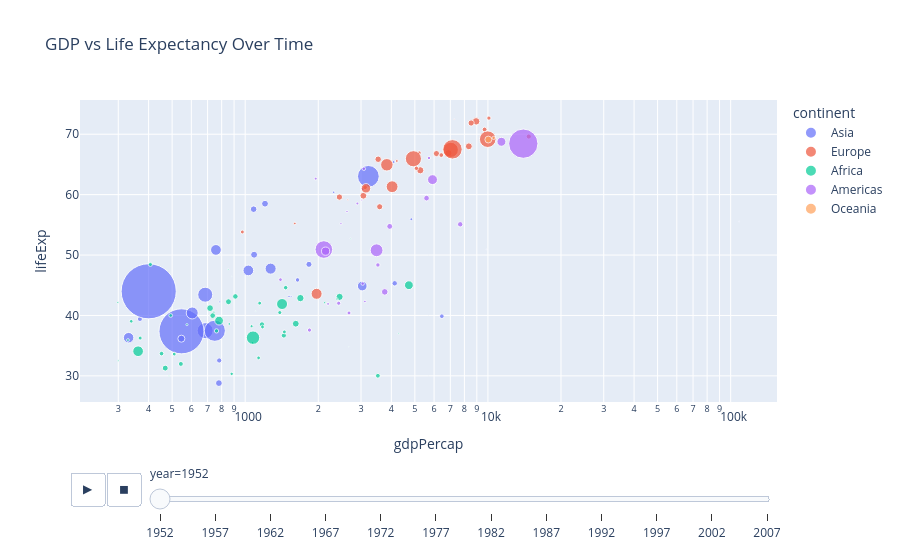

The notebook cell this image was saved under:
### Markdown cell above
---
## 📝 Task 8 — Interactive Charts with Plotly Express

### Background
Plotly Express (imported as `px`) creates fully interactive charts in one or two lines. Charts support hover info, zoom, and filtering by legend clicks out of the box.

### 🎯 Your Task
Use the **built-in `gapminder` dataset** (`px.data.gapminder()`) to create:

**Part A — Animated Scatter Plot:**  
Plot `gdpPercap` (x, log scale) vs `lifeExp` (y), with:
- Bubble size = `pop`
- Color = `continent`
- Animation frame = `year`
- Title: "GDP vs Life Expectancy Over Time"

**Part B — Bar Chart (2007 snapshot):**  
Filter for `year == 2007` and `continent == 'Asia'`. Plot a bar chart of `country` vs `lifeExp`, sorted descending. Title: "Life Expectancy in Asia (2007)".

> 💡 **Hint for Part A:** `px.scatter(..., animation_frame='year', log_x=True, size='pop', size_max=60)`  
> 💡 **Hint for Part B:** Use `df.sort_values('lifeExp', ascending=False)` before plotting.

### Code cell
import plotly.express as px

gapminder = px.data.gapminder()

# YOUR CODE HERE — Part A: Animated scatter plot
fig_a = px.scatter(
    gapminder,                              # Data
    x = 'gdpPercap',                        # X-axis pe GDP
    y = 'lifeExp',                          # Y-axis pe Life Expectancy
    size = 'pop',                           # Bubble ka size = Population
    color = 'continent',                    # Har continent ka alag color
    animation_frame = 'year',              # Saal ke hisaab se animation
    hover_name = 'country',                # Hover pe country ka naam
    log_x = True,                           # X-axis log scale mein
    size_max = 60,                          # Bubble ka max size
    title = "GDP vs Life Expectancy Over Time"  # Chart ka title
)


fig_a.show()

### Figure 1 — Plotly figure (JSON) as saved in the notebook; plotly's stock layout.template omitted (floating-point values rounded to 4 significant figures)
{"data": [{"hovertemplate": "<b>%{hovertext}</b><br><br>continent=Asia<br>year=1952<br>gdpPercap=%{x}<br>lifeExp=%{y}<br>pop=%{marker.size}<extra></extra>", "hovertext": ["Afghanistan", "Bahrain", "Bangladesh", "Cambodia", "China", "Hong Kong, China", "India", "Indonesia", "Iran", "Iraq", "Israel", "Japan", "Jordan", "Korea, Dem. Rep.", "Korea, Rep.", "Kuwait", "Lebanon", "Malaysia", "Mongolia", "Myanmar", "Nepal", "Oman", "Pakistan", "Philippines", "Saudi Arabia", "Singapore", "Sri Lanka", "Syria", "Taiwan", "Thailand", "Vietnam", "West Bank and Gaza", "Yemen, Rep."], "legendgroup": "Asia", "marker": {"color": "#636efa", "size": [8425333, 120447, 46886859, 4693836, 556263527, 2125900, 372000000, 82052000, 17272000, 5441766, 1620914, 86459025, 607914, 8865488, 20947571, 160000, 1439529, 6748378, 800663, 20092996, 9182536, 507833, 41346560, 22438691, 4005677, 1127000, 7982342, 3661549, 8550362, 21289402, 26246839, 1030585, 4963829], "sizemode": "area", "sizeref": 366300.0, "symbol": "circle"}, "mode": "markers", "name": "Asia", "orientation": "v", "showlegend": true, "type": "scatter", "x": [779.4, 9867.0, 684.2, 368.5, 400.4, 3054.0, 546.6, 749.7, 3035.0, 4130.0, 4087.0, 3217.0, 1547.0, 1088.0, 1031.0, 108400.0, 4835.0, 1831.0, 786.6, 331, 545.9, 1828.0, 684.6, 1273.0, 6460.0, 2315.0, 1084.0, 1643.0, 1207.0, 757.8, 605.1, 1516.0, 781.7], "xaxis": "x", "y": [28.8, 50.94, 37.48, 39.42, 44, 60.96, 37.37, 37.47, 44.87, 45.32, 65.39, 63.03, 43.16, 50.06, 47.45, 55.56, 55.93, 48.46, 42.24, 36.32, 36.16, 37.58, 43.44, 47.75, 39.88, 60.4, 57.59, 45.88, 58.5, 50.85, 40.41, 43.16, 32.55], "yaxis": "y"}, {"hovertemplate": "<b>%{hovertext}</b><br><br>continent=Europe<br>year=1952<br>gdpPercap=%{x}<br>lifeExp=%{y}<br>pop=%{marker.size}<extra></extra>", "hovertext": ["Albania", "Austria", "Belgium", "Bosnia and Herzegovina", "Bulgaria", "Croatia", "Czech Republic", "Denmark", "Finland", "France", "Germany", "Greece", "Hungary", "Iceland", "Ireland", "Italy", "Montenegro", "Netherlands", "Norway", "Poland", "Portugal", "Romania", "Serbia", "Slovak Republic", "Slovenia", "Spain", "Sweden", "Switzerland", "Turkey", "United Kingdom"], "legendgroup": "Europe", "marker": {"color": "#EF553B", "size": [1282697, 6927772, 8730405, 2791000, 7274900, 3882229, 9125183, 4334000, 4090500, 42459667, 69145952, 7733250, 9504000, 147962, 2952156, 47666000, 413834, 10381988, 3327728, 25730551, 8526050, 16630000, 6860147, 3558137, 1489518, 28549870, 7124673, 4815000, 22235677, 50430000], "sizemode": "area", "sizeref": 366300.0, "symbol": "circle"}, "mode": "markers", "name": "Europe", "orientation": "v", "showlegend": true, "type": "scatter", "x": [1601.0, 6137.0, 8343.0, 973.5, 2444.0, 3119.0, 6876.0, 9692.0, 6425.0, 7030.0, 7144.0, 3531.0, 5264.0, 7268.0, 5210.0, 4931.0, 2648.0, 8942.0, 10100.0, 4029.0, 3068.0, 3145.0, 3581.0, 5075.0, 4215.0, 3834.0, 8528.0, 14730.0, 1969.0, 9980.0], "xaxis": "x", "y": [55.23, 66.8, 68, 53.82, 59.6, 61.21, 66.87, 70.78, 66.55, 67.41, 67.5, 65.86, 64.03, 72.49, 66.91, 65.94, 59.16, 72.13, 72.67, 61.31, 59.82, 61.05, 58.0, 64.36, 65.57, 64.94, 71.86, 69.62, 43.59, 69.18], "yaxis": "y"}, {"hovertemplate": "<b>%{hovertext}</b><br><br>continent=Africa<br>year=1952<br>gdpPercap=%{x}<br>lifeExp=%{y}<br>pop=%{marker.size}<extra></extra>", "hovertext": ["Algeria", "Angola", "Benin", "Botswana", "Burkina Faso", "Burundi", "Cameroon", "Central African Republic", "Chad", "Comoros", "Congo, Dem. Rep.", "Congo, Rep.", "Cote d'Ivoire", "Djibouti", "Egypt", "Equatorial Guinea", "Eritrea", "Ethiopia", "Gabon", "Gambia", "Ghana", "Guinea", "Guinea-Bissau", "Kenya", "Lesotho", "Liberia", "Libya", "Madagascar", "Malawi", "Mali", "Mauritania", "Mauritius", "Morocco", "Mozambique", "Namibia", "Niger", "Nigeria", "Reunion", "Rwanda", "Sao Tome and Principe", "Senegal", "Sierra Leone", "Somalia", "South Africa", "Sudan", "Swaziland", "Tanzania", "Togo", "Tunisia", "Uganda", "Zambia", "Zimbabwe"], "legendgroup": "Africa", "marker": {"color": "#00cc96", "size": [9279525, 4232095, 1738315, 442308, 4469979, 2445618, 5009067, 1291695, 2682462, 153936, 14100005, 854885, 2977019, 63149, 22223309, 216964, 1438760, 20860941, 420702, 284320, 5581001, 2664249, 580653, 6464046, 748747, 863308, 1019729, 4762912, 2917802, 3838168, 1022556, 516556, 9939217, 6446316, 485831, 3379468, 33119096, 257700, 2534927, 60011, 2755589, 2143249, 2526994, 14264935, 8504667, 290243, 8322925, 1219113, 3647735, 5824797, 2672000, 3080907], "sizemode": "area", "sizeref": 366300.0, "symbol": "circle"}, "mode": "markers", "name": "Africa", "orientation": "v", "showlegend": true, "type": "scatter", "x": [2449.0, 3521.0, 1063.0, 851.2, 543.3, 339.3, 1173.0, 1071.0, 1179.0, 1103.0, 780.5, 2126.0, 1389.0, 2670.0, 1419.0, 375.6, 328.9, 362.1, 4293.0, 485.2, 911.3, 510.2, 299.9, 853.5, 298.8, 575.6, 2388.0, 1443.0, 369.2, 452.3, 743.1, 1968.0, 1688.0, 468.5, 2424.0, 761.9, 1077.0, 2719.0, 493.3, 879.6, 1450.0, 879.8, 1136.0, 4725.0, 1616.0, 1148.0, 716.7, 859.8, 1468.0, 734.8, 1147.0, 406.9], "xaxis": "x", "y": [43.08, 30.02, 38.22, 47.62, 31.98, 39.03, 38.52, 35.46, 38.09, 40.72, 39.14, 42.11, 40.48, 34.81, 41.89, 34.48, 35.93, 34.08, 37.0, 30, 43.15, 33.61, 32.5, 42.27, 42.14, 38.48, 42.72, 36.68, 36.26, 33.69, 40.54, 50.99, 42.87, 31.29, 41.73, 37.44, 36.32, 52.72, 40, 46.47, 37.28, 30.33, 32.98, 45.01, 38.63, 41.41, 41.22, 38.6, 44.6, 39.98, 42.04, 48.45], "yaxis": "y"}, {"hovertemplate": "<b>%{hovertext}</b><br><br>continent=Americas<br>year=1952<br>gdpPercap=%{x}<br>lifeExp=%{y}<br>pop=%{marker.size}<extra></extra>", "hovertext": ["Argentina", "Bolivia", "Brazil", "Canada", "Chile", "Colombia", "Costa Rica", "Cuba", "Dominican Republic", "Ecuador", "El Salvador", "Guatemala", "Haiti", "Honduras", "Jamaica", "Mexico", "Nicaragua", "Panama", "Paraguay", "Peru", "Puerto Rico", "Trinidad and Tobago", "United States", "Uruguay", "Venezuela"], "legendgroup": "Americas", "marker": {"color": "#ab63fa", "size": [17876956, 2883315, 56602560, 14785584, 6377619, 12350771, 926317, 6007797, 2491346, 3548753, 2042865, 3146381, 3201488, 1517453, 1426095, 30144317, 1165790, 940080, 1555876, 8025700, 2227000, 662850, 157553000, 2252965, 5439568], "sizemode": "area", "sizeref": 366300.0, "symbol": "circle"}, "mode": "markers", "name": "Americas", "orientation": "v", "showlegend": true, "type": "scatter", "x": [5911.0, 2677.0, 2109.0, 11370.0, 3940.0, 2144.0, 2627.0, 5587.0, 1398.0, 3522.0, 3048.0, 2428.0, 1840.0, 2195.0, 2899.0, 3478.0, 3112.0, 2480.0, 1952.0, 3759.0, 3082.0, 3023.0, 13990.0, 5717.0, 7690.0], "xaxis": "x", "y": [62.48, 40.41, 50.92, 68.75, 54.74, 50.64, 57.21, 59.42, 45.93, 48.36, 45.26, 42.02, 37.58, 41.91, 58.53, 50.79, 42.31, 55.19, 62.65, 43.9, 64.28, 59.1, 68.44, 66.07, 55.09], "yaxis": "y"}, {"hovertemplate": "<b>%{hovertext}</b><br><br>continent=Oceania<br>year=1952<br>gdpPercap=%{x}<br>lifeExp=%{y}<br>pop=%{marker.size}<extra></extra>", "hovertext": ["Australia", "New Zealand"], "legendgroup": "Oceania", "marker": {"color": "#FFA15A", "size": [8691212, 1994794], "sizemode": "area", "sizeref": 366300.0, "symbol": "circle"}, "mode": "markers", "name": "Oceania", "orientation": "v", "showlegend": true, "type": "scatter", "x": [10040.0, 10560.0], "xaxis": "x", "y": [69.12, 69.39], "yaxis": "y"}], "layout": {"legend": {"itemsizing": "constant", "title": {"text": "continent"}, "tracegroupgap": 0}, "sliders": [{"active": 0, "currentvalue": {"prefix": "year="}, "len": 0.9, "pad": {"b": 10, "t": 60}, "steps": [{"args": [["1952"], {"frame": {"duration": 0, "redraw": false}, "fromcurrent": true, "mode": "immediate", "transition": {"duration": 0, "easing": "linear"}}], "label": "1952", "method": "animate"}, {"args": [["1957"], {"frame": {"duration": 0, "redraw": false}, "fromcurrent": true, "mode": "immediate", "transition": {"duration": 0, "easing": "linear"}}], "label": "1957", "method": "animate"}, {"args": [["1962"], {"frame": {"duration": 0, "redraw": false}, "fromcurrent": true, "mode": "immediate", "transition": {"duration": 0, "easing": "linear"}}], "label": "1962", "method": "animate"}, {"args": [["1967"], {"frame": {"duration": 0, "redraw": false}, "fromcurrent": true, "mode": "immediate", "transition": {"duration": 0, "easing": "linear"}}], "label": "1967", "method": "animate"}, {"args": [["1972"], {"frame": {"duration": 0, "redraw": false}, "fromcurrent": true, "mode": "immediate", "transition": {"duration": 0, "easing": "linear"}}], "label": "1972", "method": "animate"}, {"args": [["1977"], {"frame": {"duration": 0, "redraw": false}, "fromcurrent": true, "mode": "immediate", "transition": {"duration": 0, "easing": "linear"}}], "label": "1977", "method": "animate"}, {"args": [["1982"], {"frame": {"duration": 0, "redraw": false}, "fromcurrent": true, "mode": "immediate", "transition": {"duration": 0, "easing": "linear"}}], "label": "1982", "method": "animate"}, {"args": [["1987"], {"frame": {"duration": 0, "redraw": false}, "fromcurrent": true, "mode": "immediate", "transition": {"duration": 0, "easing": "linear"}}], "label": "1987", "method": "animate"}, {"args": [["1992"], {"frame": {"duration": 0, "redraw": false}, "fromcurrent": true, "mode": "immediate", "transition": {"duration": 0, "easing": "linear"}}], "label": "1992", "method": "animate"}, {"args": [["1997"], {"frame": {"duration": 0, "redraw": false}, "fromcurrent": true, "mode": "immediate", "transition": {"duration": 0, "easing": "linear"}}], "label": "1997", "method": "animate"}, {"args": [["2002"], {"frame": {"duration": 0, "redraw": false}, "fromcurrent": true, "mode": "immediate", "transition": {"duration": 0, "easing": "linear"}}], "label": "2002", "method": "animate"}, {"args": [["2007"], {"frame": {"duration": 0, "redraw": false}, "fromcurrent": true, "mode": "immediate", "transition": {"duration": 0, "easing": "linear"}}], "label": "2007", "method": "animate"}], "x": 0.1, "xanchor": "left", "y": 0, "yanchor": "top"}], "title": {"text": "GDP vs Life Expectancy Over Time"}, "updatemenus": [{"buttons": [{"args": [null, {"frame": {"duration": 500, "redraw": false}, "fromcurrent": true, "mode": "immediate", "transition": {"duration": 500, "easing": "linear"}}], "label": "&#9654;", "method": "animate"}, {"args": [[null], {"frame": {"duration": 0, "redraw": false}, "fromcurrent": true, "mode": "immediate", "transition": {"duration": 0, "easing": "linear"}}], "label": "&#9724;", "method": "animate"}], "direction": "left", "pad": {"r": 10, "t": 70}, "showactive": false, "type": "buttons", "x": 0.1, "xanchor": "right", "y": 0, "yanchor": "top"}], "xaxis": {"anchor": "y", "domain": [0, 1], "title": {"text": "gdpPercap"}, "type": "log"}, "yaxis": {"anchor": "x", "domain": [0, 1], "title": {"text": "lifeExp"}}}}
